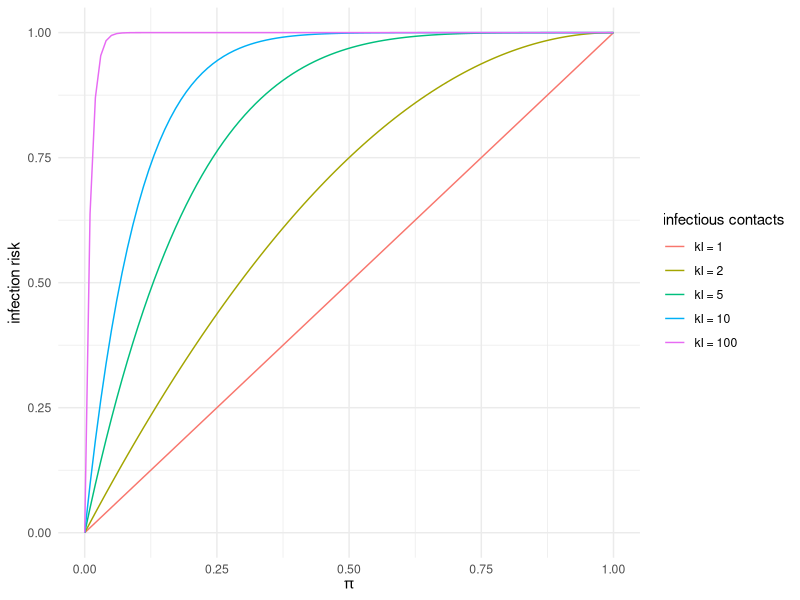
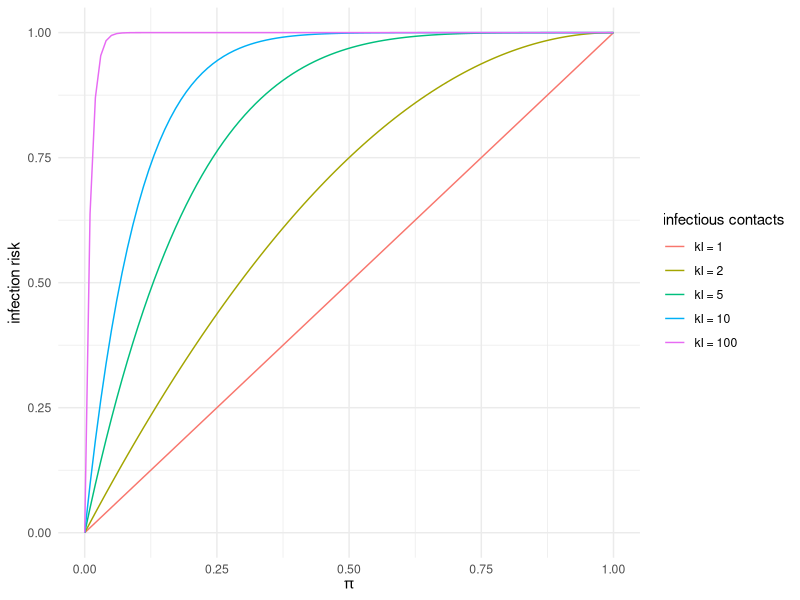
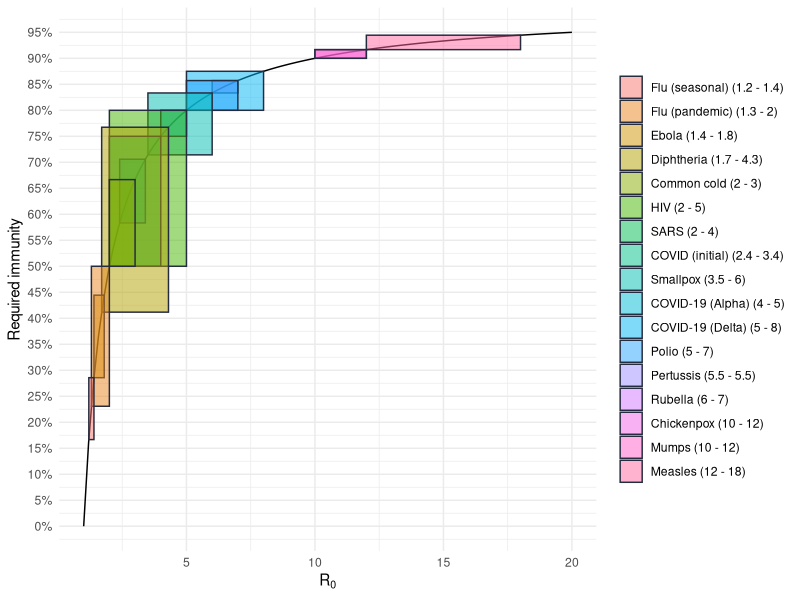
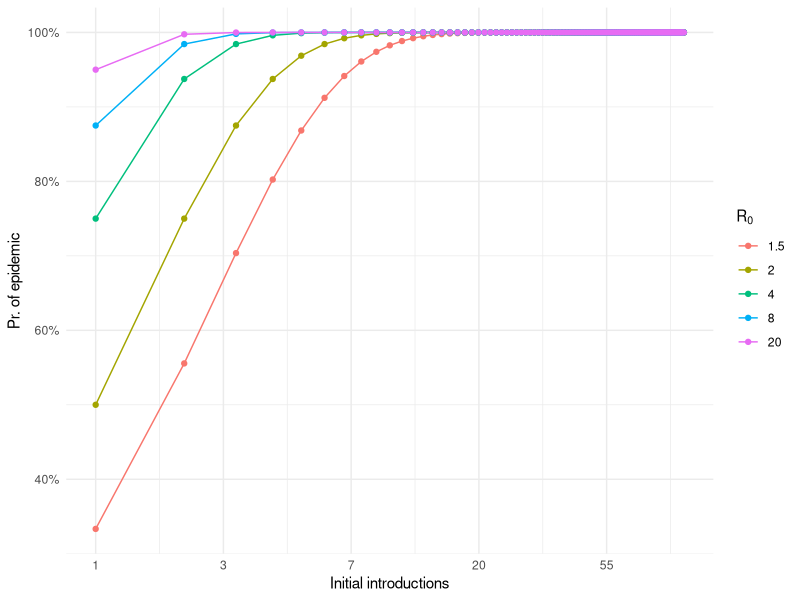

Source code (R) for these figures, in order:
## ---- chunk 1

knitr::opts_chunk$set(message = FALSE, dpi = 400)

library(dplyr)
library(ggplot2)
## ---- chunk 2
lapply(c(1,2,5,10,100), function(k) {
    tibble(p = seq(0,1, length.out = 100), k, q = 1 - (1-p)^k)
}) %>% bind_rows() %>%
    ggplot(aes(p, q, color = reorder(paste("kI =", k), k))) +
    geom_line() +
    theme_minimal() +
    labs(x = expression(pi), y = 'infection risk', color= 'infectious contacts')
## ---- chunk 3
lapply(c(1,2,5,10,100), function(k) {
    tibble(p = seq(0,1, length.out = 100), k, q = 1 - (1-p)^k)
}) %>% bind_rows() %>%
    ggplot(aes(p, q, color = reorder(paste("kI =", k), k))) +
    geom_line() +
    theme_minimal() +
    labs(x = expression(pi), y = 'infection risk', color= 'infectious contacts')
## ---- chunk 4
R_zero <- tibble(
    P = c("Measles", 'Chickenpox', 'Mumps', 'Rubella', 'COVID-19 (Delta)', 'Polio', 'Pertussis', 'Smallpox', 'COVID-19 (Alpha)', 'HIV', 'COVID (initial)', 'SARS', 'Diphtheria', 'Common cold', 'Ebola', 'Flu (pandemic)', 'Flu (seasonal)', 'MERS'),
    start = c(12, 10, 10, 6, 5, 5, 5.5, 3.5, 4, 2, 2.4, 2, 1.7, 2, 1.4, 1.3, 1.2, 0.3),
    stop = c(18, 12, 12, 7, 8, 7, 5.5, 6, 5, 5, 3.4, 4, 4.3, 3, 1.8, 2, 1.4, 0.8),
    startIm = 1 - 1/start,
    stopIm = 1 - 1/stop
) 

tibble(R = seq(1,20, length.out = 100), Im = 1 - 1/R) %>%
    ggplot() +
    geom_line(aes(R, Im)) +
    geom_rect(data = R_zero %>% filter(P != 'MERS'), mapping = aes(xmin = start, xmax = stop, ymin = startIm, ymax = stopIm, fill = reorder(glue::glue('{P} ({start} - {stop})'), start)), alpha = .5, color = '#262c40') +
labs(x = expression(R[0]), y = 'Required immunity', fill = NULL) +
    scale_y_continuous(breaks = seq(0, 1, .05), labels = function(x) paste0(round(x * 100), '%')) +
    theme_minimal()
## ---- chunk 5
lapply(c(1.5, 2, 4, 8, 20), function(R) {
    tibble(I = 1:100, P = 1 - 1/R^I, R)
}) %>% bind_rows() %>%
    ggplot(aes(I, P, color = factor(R))) +
    geom_line() +
    geom_point() +
    scale_x_continuous(trans = 'log', labels = round) +
    scale_y_continuous(labels = scales::percent) +
    labs(x = 'Initial introductions', y = 'Pr. of epidemic', color = expression(R[0])) +
    theme_minimal()
